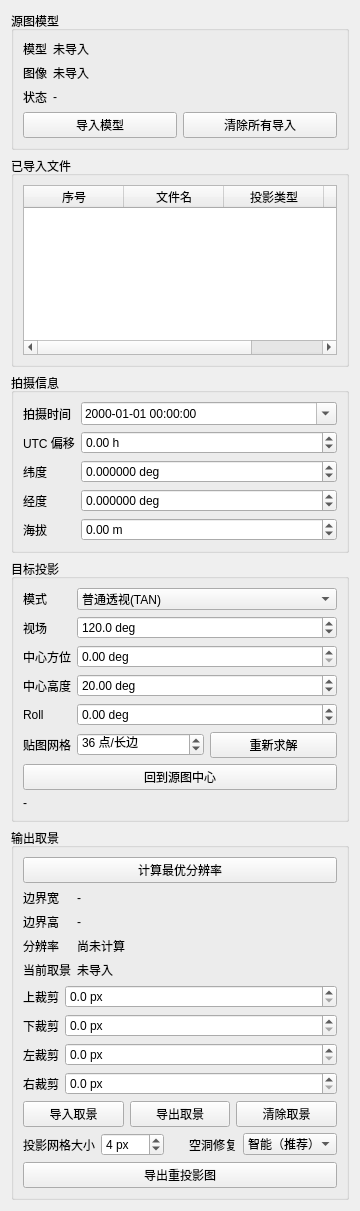
          <widget class="QWidget" name="widgetMosaicSidePanel">
           <property name="geometry">
           <rect>
             <x>0</x>
             <y>0</y>
             <width>360</width>
             <height>980</height>
            </rect>
           </property>
           <property name="sizePolicy">
            <sizepolicy hsizetype="Ignored" vsizetype="Preferred">
             <horstretch>0</horstretch>
             <verstretch>0</verstretch>
            </sizepolicy>
           </property>
           <layout class="QVBoxLayout" name="verticalLayoutMosaicSidePanel">
            <item>
             <widget class="QGroupBox" name="groupBoxMosaicSourceModel">
              <property name="title">
               <string>源图模型</string>
              </property>
              <layout class="QVBoxLayout" name="verticalLayoutMosaicSourceModel">
               <item>
                <layout class="QFormLayout" name="formLayoutMosaicSourceModel">
                 <property name="fieldGrowthPolicy">
                  <enum>QFormLayout::AllNonFixedFieldsGrow</enum>
                 </property>
                 <property name="labelAlignment">
                  <set>Qt::AlignLeft|Qt::AlignVCenter</set>
                 </property>
                 <item row="0" column="0">
                  <widget class="QLabel" name="labelMosaicModelPathTitle">
                   <property name="text">
                    <string>模型</string>
                   </property>
                  </widget>
                 </item>
                 <item row="0" column="1">
                  <widget class="QLabel" name="labelMosaicModelPath">
                   <property name="sizePolicy">
                    <sizepolicy hsizetype="Expanding" vsizetype="Preferred">
                     <horstretch>0</horstretch>
                     <verstretch>0</verstretch>
                    </sizepolicy>
                   </property>
                   <property name="text">
                    <string>未导入</string>
                   </property>
                   <property name="wordWrap">
                    <bool>false</bool>
                   </property>
                  </widget>
                 </item>
                 <item row="1" column="0">
                  <widget class="QLabel" name="labelMosaicSourceImageTitle">
                   <property name="text">
                    <string>图像</string>
                   </property>
                  </widget>
                 </item>
                 <item row="1" column="1">
                  <widget class="QLabel" name="labelMosaicSourceImage">
                   <property name="sizePolicy">
                    <sizepolicy hsizetype="Expanding" vsizetype="Preferred">
                     <horstretch>0</horstretch>
                     <verstretch>0</verstretch>
                    </sizepolicy>
                   </property>
                   <property name="text">
                    <string>未导入</string>
                   </property>
                   <property name="wordWrap">
                    <bool>false</bool>
                   </property>
                  </widget>
                 </item>
                 <item row="2" column="0">
                  <widget class="QLabel" name="labelMosaicModelInfoTitle">
                   <property name="text">
                    <string>状态</string>
                   </property>
                  </widget>
                 </item>
                 <item row="2" column="1">
                  <widget class="QLabel" name="labelMosaicModelInfo">
                   <property name="sizePolicy">
                    <sizepolicy hsizetype="Expanding" vsizetype="Preferred">
                     <horstretch>0</horstretch>
                     <verstretch>0</verstretch>
                    </sizepolicy>
                   </property>
                   <property name="text">
                    <string>-</string>
                   </property>
                   <property name="wordWrap">
                    <bool>false</bool>
                   </property>
                  </widget>
                 </item>
                </layout>
               </item>
               <item>
                <layout class="QHBoxLayout" name="horizontalLayoutMosaicModelImport">
                 <item>
                 <widget class="QPushButton" name="pushButtonImportMosaicModel">
                   <property name="text">
                    <string>导入模型</string>
                   </property>
                  </widget>
                 </item>
                 <item>
                  <widget class="QPushButton" name="pushButtonClearMosaicModels">
                   <property name="text">
                    <string>清除所有导入</string>
                   </property>
                  </widget>
                 </item>
                </layout>
               </item>
             </layout>
             </widget>
            </item>
            <item>
             <widget class="QGroupBox" name="groupBoxMosaicSourceFiles">
              <property name="title">
               <string>已导入文件</string>
              </property>
              <layout class="QVBoxLayout" name="verticalLayoutMosaicSourceFiles">
               <item>
                <widget class="QTableWidget" name="tableWidgetMosaicSourceFiles">
                 <property name="minimumSize">
                  <size>
                   <width>0</width>
                   <height>170</height>
                  </size>
                 </property>
                 <property name="editTriggers">
                  <set>QAbstractItemView::NoEditTriggers</set>
                 </property>
                 <property name="selectionMode">
                  <enum>QAbstractItemView::SingleSelection</enum>
                 </property>
                 <property name="selectionBehavior">
                  <enum>QAbstractItemView::SelectRows</enum>
                 </property>
                 <property name="columnCount">
                  <number>4</number>
                 </property>
                 <property name="rowCount">
                  <number>0</number>
                 </property>
                 <attribute name="verticalHeaderVisible">
                  <bool>false</bool>
                 </attribute>
                 <column>
                  <property name="text">
                   <string>序号</string>
                  </property>
                 </column>
                 <column>
                  <property name="text">
                   <string>文件名</string>
                  </property>
                 </column>
                 <column>
                  <property name="text">
                   <string>投影类型</string>
                  </property>
                 </column>
                 <column>
                  <property name="text">
                   <string>流星数</string>
                  </property>
                 </column>
                </widget>
               </item>
              </layout>
             </widget>
            </item>
            <item>
             <widget class="QGroupBox" name="groupBoxMosaicObserver">
              <property name="title">
               <string>拍摄信息</string>
              </property>
              <layout class="QVBoxLayout" name="verticalLayoutMosaicObserver">
               <item>
                <layout class="QFormLayout" name="formLayoutMosaicObserver">
                 <property name="fieldGrowthPolicy">
                  <enum>QFormLayout::AllNonFixedFieldsGrow</enum>
                 </property>
                 <property name="labelAlignment">
                  <set>Qt::AlignLeft|Qt::AlignVCenter</set>
                 </property>
                 <item row="0" column="0">
                  <widget class="QLabel" name="labelMosaicObservationTime">
                   <property name="text">
                    <string>拍摄时间</string>
                   </property>
                  </widget>
                 </item>
                 <item row="0" column="1">
                  <widget class="QDateTimeEdit" name="dateTimeEditMosaicObservation">
                   <property name="calendarPopup">
                    <bool>true</bool>
                   </property>
                   <property name="displayFormat">
                    <string>yyyy-MM-dd HH:mm:ss</string>
                   </property>
                  </widget>
                 </item>
                 <item row="1" column="0">
                  <widget class="QLabel" name="labelMosaicUtcOffset">
                   <property name="text">
                    <string>UTC 偏移</string>
                   </property>
                  </widget>
                 </item>
                 <item row="1" column="1">
                  <widget class="QDoubleSpinBox" name="doubleSpinBoxMosaicUtcOffset">
                   <property name="minimum">
                    <double>-12.000000000000000</double>
                   </property>
                   <property name="maximum">
                    <double>14.000000000000000</double>
                   </property>
                   <property name="singleStep">
                    <double>0.500000000000000</double>
                   </property>
                   <property name="suffix">
                    <string> h</string>
                   </property>
                  </widget>
                 </item>
                 <item row="2" column="0">
                  <widget class="QLabel" name="labelMosaicLatitude">
                   <property name="text">
                    <string>纬度</string>
                   </property>
                  </widget>
                 </item>
                 <item row="2" column="1">
                  <widget class="QDoubleSpinBox" name="doubleSpinBoxMosaicLatitude">
                   <property name="decimals">
                    <number>6</number>
                   </property>
                   <property name="minimum">
                    <double>-90.000000000000000</double>
                   </property>
                   <property name="maximum">
                    <double>90.000000000000000</double>
                   </property>
                   <property name="suffix">
                    <string> deg</string>
                   </property>
                  </widget>
                 </item>
                 <item row="3" column="0">
                  <widget class="QLabel" name="labelMosaicLongitude">
                   <property name="text">
                    <string>经度</string>
                   </property>
                  </widget>
                 </item>
                 <item row="3" column="1">
                  <widget class="QDoubleSpinBox" name="doubleSpinBoxMosaicLongitude">
                   <property name="decimals">
                    <number>6</number>
                   </property>
                   <property name="minimum">
                    <double>-180.000000000000000</double>
                   </property>
                   <property name="maximum">
                    <double>180.000000000000000</double>
                   </property>
                   <property name="suffix">
                    <string> deg</string>
                   </property>
                  </widget>
                 </item>
                 <item row="4" column="0">
                  <widget class="QLabel" name="labelMosaicElevation">
                   <property name="text">
                    <string>海拔</string>
                   </property>
                  </widget>
                 </item>
                 <item row="4" column="1">
                  <widget class="QDoubleSpinBox" name="doubleSpinBoxMosaicElevation">
                   <property name="minimum">
                    <double>-500.000000000000000</double>
                   </property>
                   <property name="maximum">
                    <double>9000.000000000000000</double>
                   </property>
                   <property name="suffix">
                    <string> m</string>
                   </property>
                  </widget>
                 </item>
                </layout>
               </item>
              </layout>
             </widget>
            </item>
            <item>
             <widget class="QGroupBox" name="groupBoxMosaicProjection">
              <property name="title">
               <string>目标投影</string>
              </property>
              <layout class="QVBoxLayout" name="verticalLayoutMosaicProjection">
               <item>
                <layout class="QFormLayout" name="formLayoutMosaicProjection">
                 <property name="fieldGrowthPolicy">
                  <enum>QFormLayout::AllNonFixedFieldsGrow</enum>
                 </property>
                 <property name="labelAlignment">
                  <set>Qt::AlignLeft|Qt::AlignVCenter</set>
                 </property>
                 <item row="0" column="0">
                  <widget class="QLabel" name="labelMosaicProjection">
                   <property name="text">
                    <string>模式</string>
                   </property>
                  </widget>
                 </item>
                 <item row="0" column="1">
                  <widget class="QComboBox" name="comboBoxMosaicProjection">
                   <item>
                    <property name="text">
                     <string>普通透视(TAN)</string>
                    </property>
                   </item>
                   <item>
                    <property name="text">
                     <string>等距鱼眼(ARC)</string>
                    </property>
                   </item>
                   <item>
                    <property name="text">
                     <string>等立体角鱼眼(ZEA)</string>
                    </property>
                   </item>
                   <item>
                    <property name="text">
                     <string>墨卡托(MER)</string>
                    </property>
                   </item>
                   <item>
                    <property name="text">
                     <string>等距圆柱(CAR)</string>
                    </property>
                   </item>
                  </widget>
                 </item>
                 <item row="1" column="0">
                  <widget class="QLabel" name="labelMosaicFov">
                   <property name="text">
                    <string>视场</string>
                   </property>
                  </widget>
                 </item>
                 <item row="1" column="1">
                  <widget class="QDoubleSpinBox" name="doubleSpinBoxMosaicFov">
                   <property name="decimals">
                    <number>1</number>
                   </property>
                   <property name="minimum">
                    <double>5.000000000000000</double>
                   </property>
                   <property name="maximum">
                    <double>360.000000000000000</double>
                   </property>
                   <property name="singleStep">
                    <double>5.000000000000000</double>
                   </property>
                   <property name="value">
                    <double>120.000000000000000</double>
                   </property>
                   <property name="suffix">
                    <string> deg</string>
                   </property>
                  </widget>
                 </item>
                 <item row="2" column="0">
                  <widget class="QLabel" name="labelMosaicAz">
                   <property name="text">
                    <string>中心方位</string>
                   </property>
                  </widget>
                 </item>
                 <item row="2" column="1">
                  <widget class="QDoubleSpinBox" name="doubleSpinBoxMosaicAz">
                   <property name="decimals">
                    <number>2</number>
                   </property>
                   <property name="minimum">
                    <double>0.000000000000000</double>
                   </property>
                   <property name="maximum">
                    <double>359.990000000000009</double>
                   </property>
                   <property name="singleStep">
                    <double>1.000000000000000</double>
                   </property>
                   <property name="suffix">
                    <string> deg</string>
                   </property>
                  </widget>
                 </item>
                 <item row="3" column="0">
                  <widget class="QLabel" name="labelMosaicAlt">
                   <property name="text">
                    <string>中心高度</string>
                   </property>
                  </widget>
                 </item>
                 <item row="3" column="1">
                  <widget class="QDoubleSpinBox" name="doubleSpinBoxMosaicAlt">
                   <property name="decimals">
                    <number>2</number>
                   </property>
                   <property name="minimum">
                    <double>-90.000000000000000</double>
                   </property>
                   <property name="maximum">
                    <double>90.000000000000000</double>
                   </property>
                   <property name="singleStep">
                    <double>1.000000000000000</double>
                   </property>
                   <property name="value">
                    <double>20.000000000000000</double>
                   </property>
                   <property name="suffix">
                    <string> deg</string>
                   </property>
                  </widget>
                 </item>
                 <item row="4" column="0">
                  <widget class="QLabel" name="labelMosaicRoll">
                   <property name="text">
                    <string>Roll</string>
                   </property>
                  </widget>
                 </item>
                 <item row="4" column="1">
                  <widget class="QDoubleSpinBox" name="doubleSpinBoxMosaicRoll">
                   <property name="decimals">
                    <number>2</number>
                   </property>
                   <property name="minimum">
                    <double>-180.000000000000000</double>
                   </property>
                   <property name="maximum">
                    <double>180.000000000000000</double>
                   </property>
                   <property name="singleStep">
                    <double>1.000000000000000</double>
                   </property>
                   <property name="suffix">
                    <string> deg</string>
                   </property>
                  </widget>
                 </item>
                 <item row="5" column="0">
                  <widget class="QLabel" name="labelMosaicGridPrecision">
                   <property name="text">
                    <string>贴图网格</string>
                   </property>
                  </widget>
                 </item>
                 <item row="5" column="1">
                  <layout class="QHBoxLayout" name="horizontalLayoutMosaicGridPrecision">
                   <item>
                    <widget class="QSpinBox" name="spinBoxMosaicGridPrecision">
                     <property name="minimum">
                      <number>12</number>
                     </property>
                     <property name="maximum">
                      <number>180</number>
                     </property>
                     <property name="value">
                      <number>36</number>
                     </property>
                     <property name="suffix">
                      <string> 点/长边</string>
                     </property>
                    </widget>
                   </item>
                   <item>
                    <widget class="QPushButton" name="pushButtonResolveMosaicGrid">
                     <property name="text">
                      <string>重新求解</string>
                     </property>
                    </widget>
                   </item>
                  </layout>
                 </item>
                </layout>
               </item>
               <item>
                <widget class="QPushButton" name="pushButtonResetMosaicView">
                 <property name="text">
                  <string>回到源图中心</string>
                 </property>
                </widget>
               </item>
               <item>
                <widget class="QLabel" name="labelMosaicViewInfo">
                 <property name="sizePolicy">
                  <sizepolicy hsizetype="Expanding" vsizetype="Preferred">
                   <horstretch>0</horstretch>
                   <verstretch>0</verstretch>
                  </sizepolicy>
                 </property>
                 <property name="text">
                  <string>-</string>
                 </property>
                 <property name="wordWrap">
                  <bool>false</bool>
                 </property>
                </widget>
               </item>
              </layout>
             </widget>
            </item>
            <item>
             <widget class="QGroupBox" name="groupBoxMosaicFraming">
              <property name="title">
               <string>输出取景</string>
              </property>
              <layout class="QVBoxLayout" name="verticalLayoutMosaicFraming">
               <item>
                <widget class="QPushButton" name="pushButtonCalculateMosaicResolution">
                 <property name="text">
                  <string>计算最优分辨率</string>
                 </property>
                </widget>
               </item>
               <item>
                <layout class="QFormLayout" name="formLayoutMosaicOutputSize">
                 <property name="fieldGrowthPolicy">
                  <enum>QFormLayout::AllNonFixedFieldsGrow</enum>
                 </property>
                 <property name="labelAlignment">
                  <set>Qt::AlignLeft|Qt::AlignVCenter</set>
                 </property>
                 <item row="0" column="0">
                  <widget class="QLabel" name="labelMosaicOptimalWidthTitle">
                   <property name="text">
                    <string>边界宽</string>
                   </property>
                  </widget>
                 </item>
                 <item row="0" column="1">
                  <widget class="QLabel" name="labelMosaicOptimalWidth">
                   <property name="text">
                    <string>-</string>
                   </property>
                  </widget>
                 </item>
                 <item row="1" column="0">
                  <widget class="QLabel" name="labelMosaicOptimalHeightTitle">
                   <property name="text">
                    <string>边界高</string>
                   </property>
                  </widget>
                 </item>
                 <item row="1" column="1">
                  <widget class="QLabel" name="labelMosaicOptimalHeight">
                   <property name="text">
                    <string>-</string>
                   </property>
                  </widget>
                 </item>
                 <item row="2" column="0">
                  <widget class="QLabel" name="labelMosaicResolutionInfoTitle">
                   <property name="text">
                    <string>分辨率</string>
                   </property>
                  </widget>
                 </item>
                 <item row="2" column="1">
                  <widget class="QLabel" name="labelMosaicResolutionInfo">
                   <property name="text">
                    <string>尚未计算</string>
                   </property>
                  </widget>
                 </item>
                 <item row="3" column="0">
                  <widget class="QLabel" name="labelMosaicFramingPathTitle">
                   <property name="text">
                    <string>当前取景</string>
                   </property>
                  </widget>
                 </item>
                 <item row="3" column="1">
                  <widget class="QLabel" name="labelMosaicFramingPath">
                   <property name="sizePolicy">
                    <sizepolicy hsizetype="Expanding" vsizetype="Preferred">
                     <horstretch>0</horstretch>
                     <verstretch>0</verstretch>
                    </sizepolicy>
                   </property>
                   <property name="text">
                    <string>未导入</string>
                   </property>
                   <property name="wordWrap">
                    <bool>false</bool>
                   </property>
                  </widget>
                 </item>
                </layout>
               </item>
               <item>
                <layout class="QFormLayout" name="formLayoutMosaicCrop">
                 <property name="fieldGrowthPolicy">
                  <enum>QFormLayout::AllNonFixedFieldsGrow</enum>
                 </property>
                 <property name="labelAlignment">
                  <set>Qt::AlignLeft|Qt::AlignVCenter</set>
                 </property>
                 <item row="0" column="0">
                  <widget class="QLabel" name="labelMosaicCropTop">
                   <property name="text">
                    <string>上裁剪</string>
                   </property>
                  </widget>
                 </item>
                 <item row="0" column="1">
                  <widget class="QDoubleSpinBox" name="doubleSpinBoxMosaicCropTop">
                   <property name="decimals">
                    <number>1</number>
                   </property>
                   <property name="minimum">
                    <double>0.000000000000000</double>
                   </property>
                   <property name="maximum">
                    <double>1000000000.000000000000000</double>
                   </property>
                   <property name="singleStep">
                    <double>10.000000000000000</double>
                   </property>
                   <property name="suffix">
                    <string> px</string>
                   </property>
                  </widget>
                 </item>
                 <item row="1" column="0">
                  <widget class="QLabel" name="labelMosaicCropBottom">
                   <property name="text">
                    <string>下裁剪</string>
                   </property>
                  </widget>
                 </item>
                 <item row="1" column="1">
                  <widget class="QDoubleSpinBox" name="doubleSpinBoxMosaicCropBottom">
                   <property name="decimals">
                    <number>1</number>
                   </property>
                   <property name="minimum">
                    <double>0.000000000000000</double>
                   </property>
                   <property name="maximum">
                    <double>1000000000.000000000000000</double>
                   </property>
                   <property name="singleStep">
                    <double>10.000000000000000</double>
                   </property>
                   <property name="suffix">
                    <string> px</string>
                   </property>
                  </widget>
                 </item>
                 <item row="2" column="0">
                  <widget class="QLabel" name="labelMosaicCropLeft">
                   <property name="text">
                    <string>左裁剪</string>
                   </property>
                  </widget>
                 </item>
                 <item row="2" column="1">
                  <widget class="QDoubleSpinBox" name="doubleSpinBoxMosaicCropLeft">
                   <property name="decimals">
                    <number>1</number>
                   </property>
                   <property name="minimum">
                    <double>0.000000000000000</double>
                   </property>
                   <property name="maximum">
                    <double>1000000000.000000000000000</double>
                   </property>
                   <property name="singleStep">
                    <double>10.000000000000000</double>
                   </property>
                   <property name="suffix">
                    <string> px</string>
                   </property>
                  </widget>
                 </item>
                 <item row="3" column="0">
                  <widget class="QLabel" name="labelMosaicCropRight">
                   <property name="text">
                    <string>右裁剪</string>
                   </property>
                  </widget>
                 </item>
                 <item row="3" column="1">
                  <widget class="QDoubleSpinBox" name="doubleSpinBoxMosaicCropRight">
                   <property name="decimals">
                    <number>1</number>
                   </property>
                   <property name="minimum">
                    <double>0.000000000000000</double>
                   </property>
                   <property name="maximum">
                    <double>1000000000.000000000000000</double>
                   </property>
                   <property name="singleStep">
                    <double>10.000000000000000</double>
                   </property>
                   <property name="suffix">
                    <string> px</string>
                   </property>
                  </widget>
                 </item>
                </layout>
               </item>
               <item>
                <layout class="QHBoxLayout" name="horizontalLayoutMosaicFramingIo">
                 <item>
                  <widget class="QPushButton" name="pushButtonImportMosaicFraming">
                   <property name="text">
                    <string>导入取景</string>
                   </property>
                  </widget>
                 </item>
                 <item>
                  <widget class="QPushButton" name="pushButtonExportMosaicFraming">
                   <property name="text">
                    <string>导出取景</string>
                   </property>
                  </widget>
                 </item>
                 <item>
                  <widget class="QPushButton" name="pushButtonClearMosaicFraming">
                   <property name="text">
                    <string>清除取景</string>
                   </property>
                  </widget>
                 </item>
                </layout>
               </item>
               <item>
                <layout class="QHBoxLayout" name="horizontalLayoutMosaicExportOptions">
                 <item>
                  <widget class="QLabel" name="labelMosaicMapTileSize">
                   <property name="text">
                    <string>投影网格大小</string>
                   </property>
                  </widget>
                 </item>
                 <item>
                  <widget class="QDoubleSpinBox" name="doubleSpinBoxMosaicMapTileSize">
                   <property name="toolTip">
                    <string>源图按固定网格投到全景图；数值越小越精细但越慢。</string>
                   </property>
                   <property name="decimals">
                    <number>0</number>
                   </property>
                   <property name="minimum">
                    <double>1.000000000000000</double>
                   </property>
                   <property name="maximum">
                    <double>512.000000000000000</double>
                   </property>
                   <property name="singleStep">
                    <double>1.000000000000000</double>
                   </property>
                   <property name="suffix">
                    <string> px</string>
                   </property>
                   <property name="value">
                    <double>4.000000000000000</double>
                   </property>
                  </widget>
                 </item>
                 <item>
                  <spacer name="horizontalSpacerMosaicExportOptions">
                   <property name="orientation">
                    <enum>Qt::Horizontal</enum>
                   </property>
                   <property name="sizeHint" stdset="0">
                    <size>
                     <width>20</width>
                     <height>20</height>
                    </size>
                   </property>
                 </spacer>
                 </item>
                 <item>
                  <widget class="QLabel" name="labelMosaicRemapRepairMode">
                   <property name="text">
                    <string>空洞修复</string>
                   </property>
                  </widget>
                 </item>
                 <item>
                  <widget class="QComboBox" name="comboBoxMosaicRemapRepairMode">
                   <property name="toolTip">
                    <string>快速仅保留可靠的局部修复；智能仅对剩余空洞精确反算；精确会对整个覆盖区建立连续的精确逆映射。</string>
                   </property>
                   <property name="currentIndex">
                    <number>1</number>
                   </property>
                   <item>
                    <property name="text">
                     <string>快速</string>
                    </property>
                   </item>
                   <item>
                    <property name="text">
                     <string>智能（推荐）</string>
                    </property>
                   </item>
                   <item>
                    <property name="text">
                     <string>精确</string>
                    </property>
                   </item>
                  </widget>
                 </item>
                </layout>
               </item>
               <item>
                <widget class="QPushButton" name="pushButtonExportMosaicProjectedImage">
                 <property name="text">
                  <string>导出重投影图</string>
                 </property>
                </widget>
               </item>
              </layout>
             </widget>
            </item>
            <item>
             <spacer name="verticalSpacerMosaicSidePanel">
              <property name="orientation">
               <enum>Qt::Vertical</enum>
              </property>
              <property name="sizeHint" stdset="0">
               <size>
                <width>20</width>
                <height>40</height>
               </size>
              </property>
             </spacer>
            </item>
           </layout>
          </widget>
